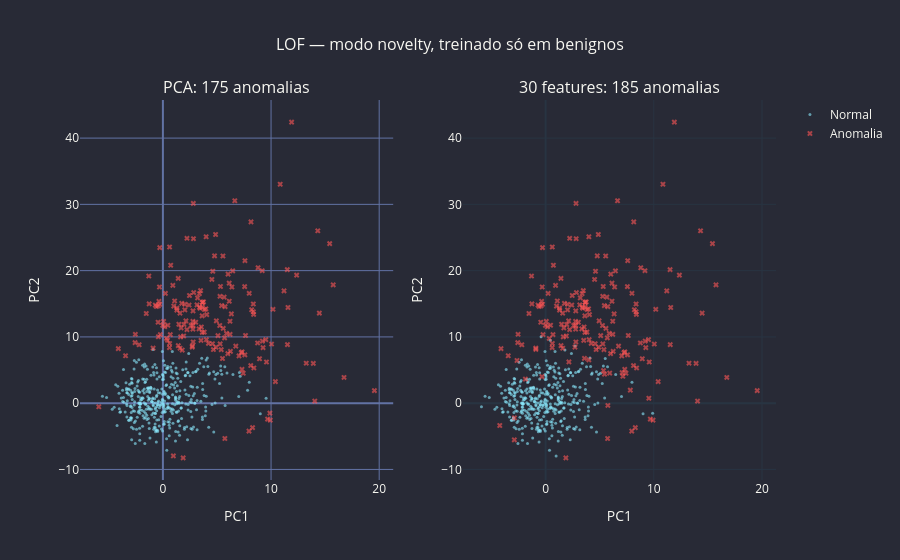

Notebook cell for this chart:
### Markdown cell above
## 7. Local Outlier Factor (LOF)

O LOF compara a densidade local de cada ponto com a densidade de seus vizinhos. Um ponto é suspeito se está em uma região muito menos densa que seus vizinhos.

Diferente do DBSCAN, o LOF não cria clusters — ele foca apenas na detecção de anomalias.

Usaremos o modo `novelty=True` para treinar **apenas nos benignos** e depois classificar todos os pontos.

### Code cell
# LOF modo novelty: fit APENAS nos benignos, predizer em todos
# --- LOF nas componentes PCA ---
modelo_lof = LocalOutlierFactor(n_neighbors=20, contamination=0.05, novelty=True)
modelo_lof.fit(dados.loc[benign_mask, ["pc1", "pc2"]].values)
pred_lof_pca = modelo_lof.predict(dados[["pc1", "pc2"]].values)
dados["anomalia_lof_pca"] = pred_lof_pca == -1
n_lof_pca = dados["anomalia_lof_pca"].sum()

# --- LOF em todas as 30 features ---
modelo_lof = LocalOutlierFactor(n_neighbors=20, contamination=0.05, novelty=True)
modelo_lof.fit(X_scaled[benign_mask])
pred_lof_full = modelo_lof.predict(X_scaled)
dados["anomalia_lof_full"] = pred_lof_full == -1
n_lof_full = dados["anomalia_lof_full"].sum()

print(f"LOF anomalias (PC1/PC2): {n_lof_pca}")
print(f"LOF anomalias (30 feats): {n_lof_full}")
print()

fig = make_subplots(1, 2, subplot_titles=[f'PCA: {n_lof_pca} anomalias', f'30 features: {n_lof_full} anomalias'])
for i, col in enumerate(['anomalia_lof_pca', 'anomalia_lof_full'], 1):
    for label, mask, cor, sz in [('Normal', ~dados[col], DRACULA['cyan'], 3),
                                   ('Anomalia', dados[col], DRACULA['red'], 5)]:
        fig.add_trace(go.Scatter(
            x=dados.loc[mask, 'pc1'], y=dados.loc[mask, 'pc2'],
            mode='markers',
            marker=dict(color=cor, size=sz, opacity=0.6, symbol='x' if label == 'Anomalia' else 'circle'),
            name=label, showlegend=(i == 1)), row=1, col=i)
    fig.update_xaxes(title_text='PC1', row=1, col=i)
    fig.update_yaxes(title_text='PC2', row=1, col=i)
fig = dracula_layout(fig, title='LOF — modo novelty, treinado só em benignos')
fig.show()

### Figure 1 — Plotly figure (JSON) as saved in the notebook; plotly's stock layout.template omitted (floating-point values rounded to 4 significant figures; data arrays with more than 128 entries replaced by an {"elided": "..."} marker saying what was removed)
{"data": [{"marker": {"color": "#8be9fd", "opacity": 0.6, "size": 3, "symbol": "circle"}, "mode": "markers", "name": "Normal", "showlegend": true, "type": "scatter", "x": {"elided": "394 float values"}, "xaxis": "x", "y": {"elided": "394 float values"}, "yaxis": "y"}, {"marker": {"color": "#ff5555", "opacity": 0.6, "size": 5, "symbol": "x"}, "mode": "markers", "name": "Anomalia", "showlegend": true, "type": "scatter", "x": {"elided": "175 float values"}, "xaxis": "x", "y": {"elided": "175 float values"}, "yaxis": "y"}, {"marker": {"color": "#8be9fd", "opacity": 0.6, "size": 3, "symbol": "circle"}, "mode": "markers", "name": "Normal", "showlegend": false, "type": "scatter", "x": {"elided": "384 float values"}, "xaxis": "x2", "y": {"elided": "384 float values"}, "yaxis": "y2"}, {"marker": {"color": "#ff5555", "opacity": 0.6, "size": 5, "symbol": "x"}, "mode": "markers", "name": "Anomalia", "showlegend": false, "type": "scatter", "x": {"elided": "185 float values"}, "xaxis": "x2", "y": {"elided": "185 float values"}, "yaxis": "y2"}], "layout": {"annotations": [{"font": {"size": 16}, "showarrow": false, "text": "PCA: 175 anomalias", "x": 0.225, "xanchor": "center", "xref": "paper", "y": 1.0, "yanchor": "bottom", "yref": "paper"}, {"font": {"size": 16}, "showarrow": false, "text": "30 features: 185 anomalias", "x": 0.775, "xanchor": "center", "xref": "paper", "y": 1.0, "yanchor": "bottom", "yref": "paper"}], "font": {"color": "#f8f8f2", "size": 12}, "legend": {"font": {"color": "#f8f8f2"}}, "paper_bgcolor": "#282a36", "plot_bgcolor": "#282a36", "title": {"font": {"color": "#f8f8f2", "size": 16}, "text": "LOF — modo novelty, treinado só em benignos", "x": 0.5}, "xaxis": {"anchor": "y", "domain": [0.0, 0.45], "gridcolor": "#6272a4", "title": {"text": "PC1"}, "zerolinecolor": "#6272a4"}, "xaxis2": {"anchor": "y2", "domain": [0.55, 1.0], "title": {"text": "PC1"}}, "yaxis": {"anchor": "x", "domain": [0.0, 1.0], "gridcolor": "#6272a4", "title": {"text": "PC2"}, "zerolinecolor": "#6272a4"}, "yaxis2": {"anchor": "x2", "domain": [0.0, 1.0], "title": {"text": "PC2"}}}}
